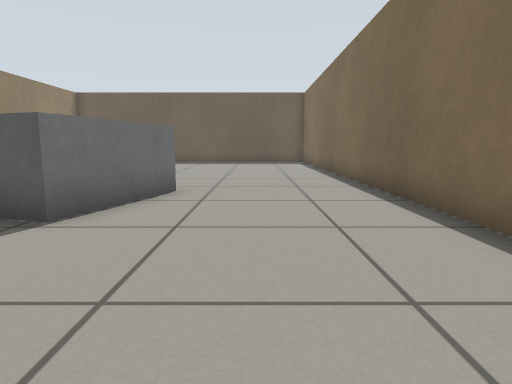
View 1 (above)

21 first-person views from a walk through a world built for the Gazebo simulator. The camera is 0.5 m above the floor, tilts 8° down and sees 75° across. The floor is counted in squares, 0.5 m on a side. Each view is taken from the middle of a square. On the plan, view 1 faces up. The plan holds only what a view shows up to about 12 squares ahead; the rest is blank. Surface patterns are stand-ins for the level's own textures.

View 2
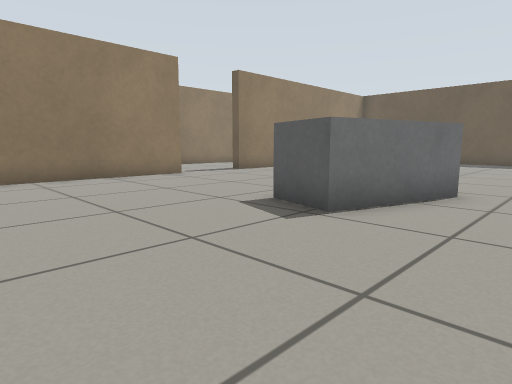

View 3
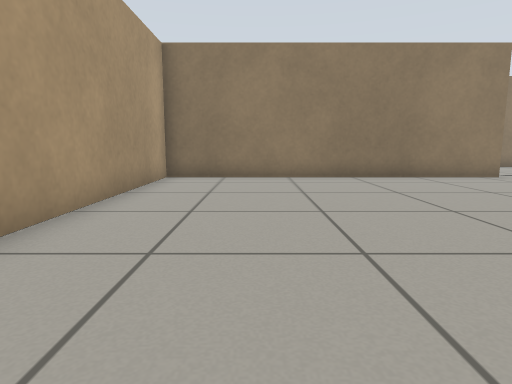

View 4
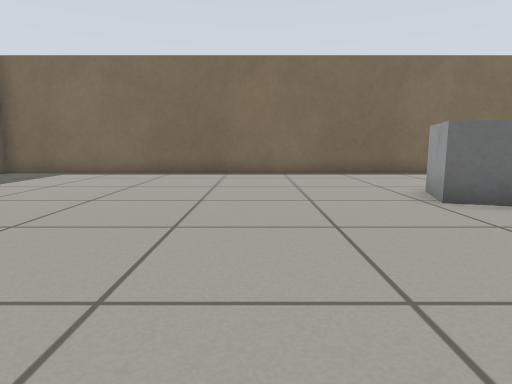

View 5
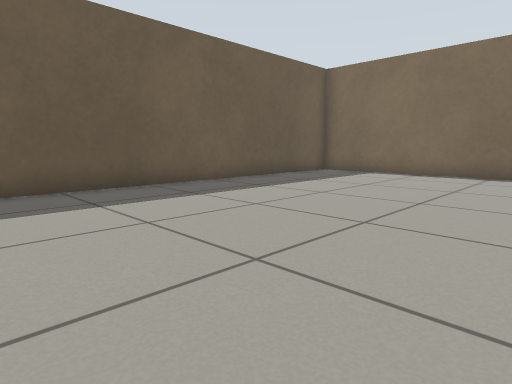

View 6
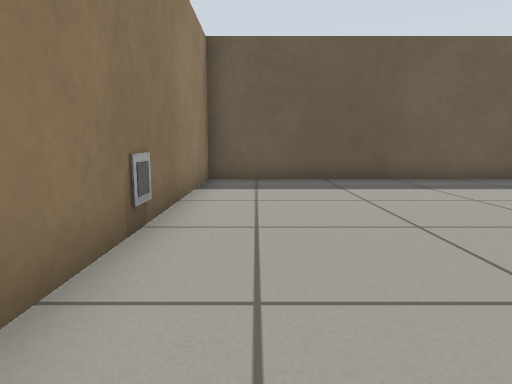

View 7
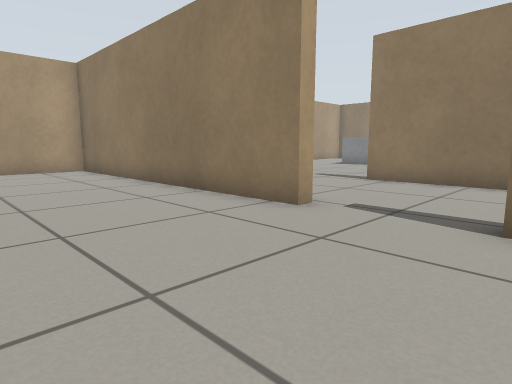

View 8
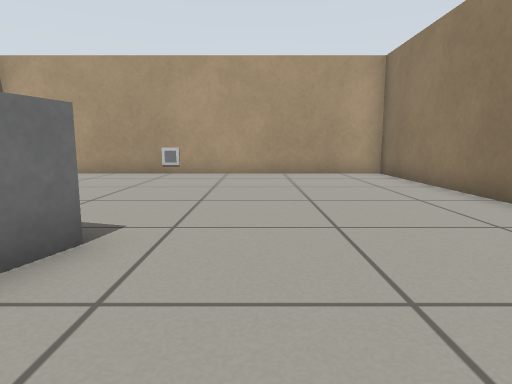

View 9
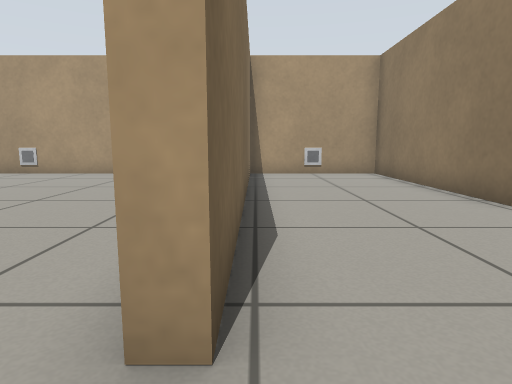

View 10
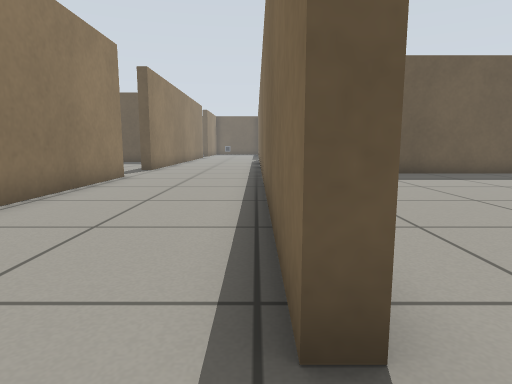

View 11
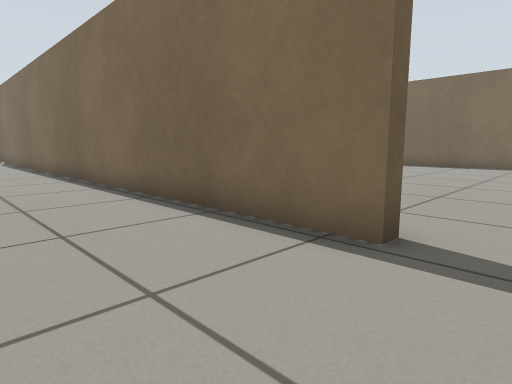

View 12
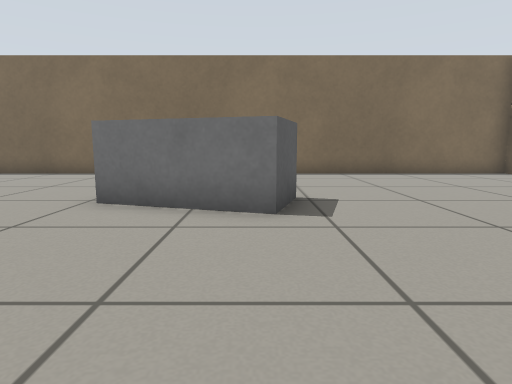

View 13
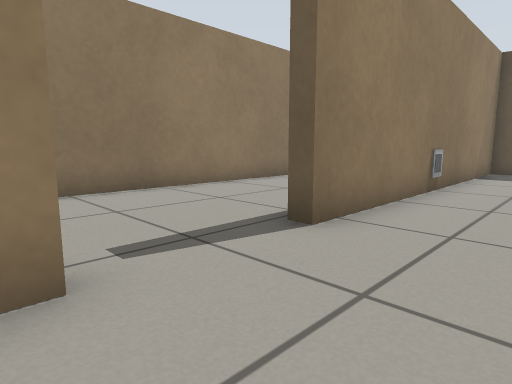

View 14
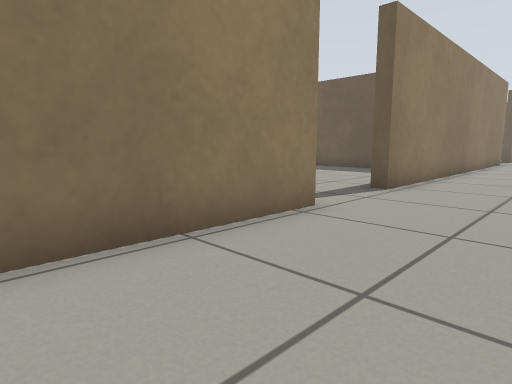

View 15
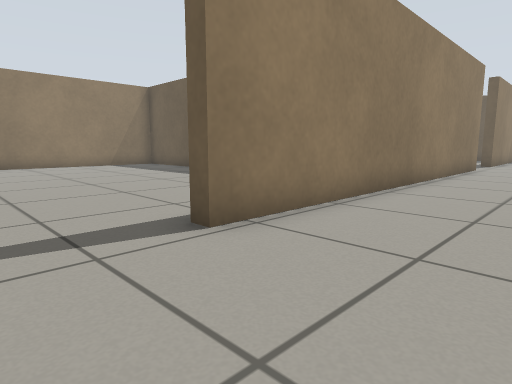

View 16
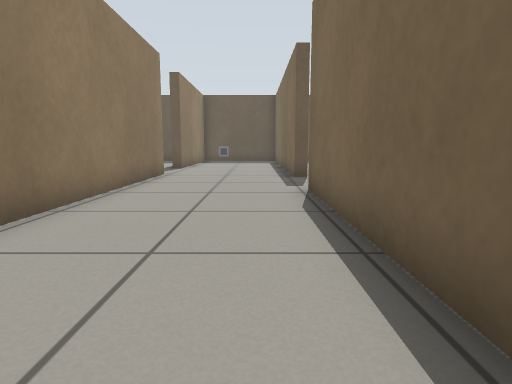

View 17
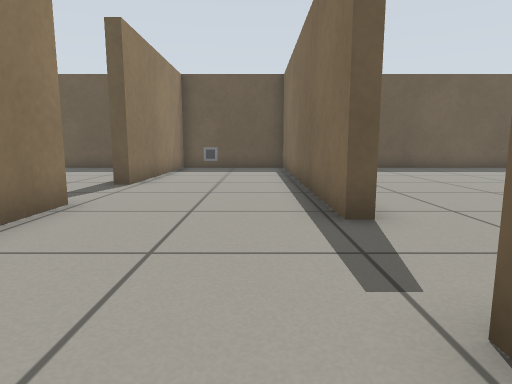

View 18
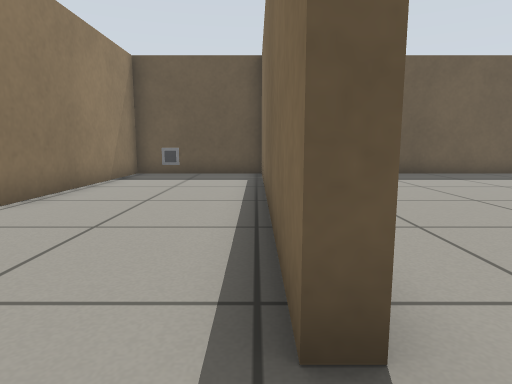

View 19
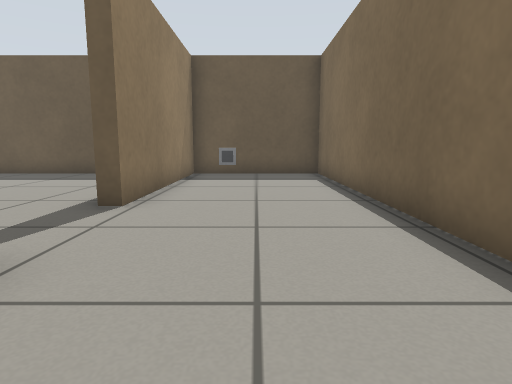

View 20
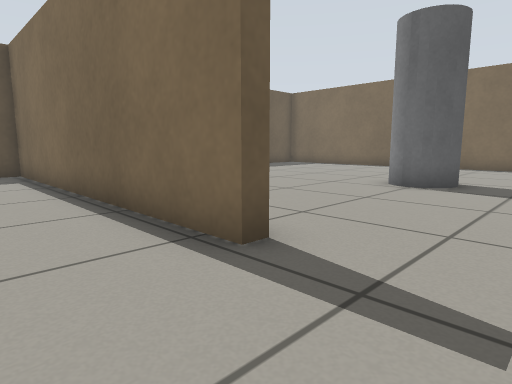

View 21
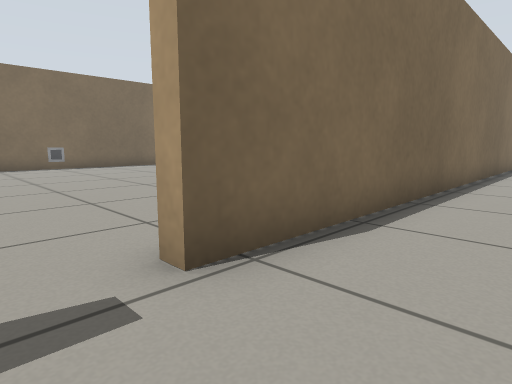

### Floor plan
Ten units are one square. View 1 is at (0, 0); x grows to the right and y downward. Boxes are objects, and circles mark ways between rooms. Rooms are numbered by the first view taken in them; rooms with no view inside come last. Other rooms are left out.
<svg viewBox="-160 -450 193 493">
<path fill="none" stroke="#000" d="M-104 -66 -104 38 28 38 28 -199M8 -198 -104 -198 -104 -94M-152 -186 -152 -64M-104 -94 -108 -94 -108 -306 -104 -306M-108 -66 -104 -66M-104 -334 -108 -334 -108 -344M-152 -346 -152 -214M-152 -26 -152 38 -108 38 -108 -66M-152 -64 -152 -54M-108 -344 -108 -438 -152 -438 -152 -374"/>
<rect x="-105" y="-145" width="10" height="10" fill="#bbb"><title>marker</title></rect>
<rect x="-45" y="-85" width="30" height="50" fill="#bbb"><title>grey box</title></rect>
<rect x="-145" y="-445" width="10" height="10" fill="#bbb"><title>marker</title></rect>
<circle cx="-105" cy="-80" r="3" fill="#2a7"/>
<circle cx="-130" cy="-60" r="3" fill="#2a7"/>
<circle cx="-130" cy="-340" r="3" fill="#2a7"/>
<text x="-40" y="-80">1</text>
<text x="-130" y="-200">2</text>
<text x="-130" y="-20">3</text>
<text x="-130" y="-390">4</text>
</svg>
Room 1 opens to room 2. Room 2 opens to room 3. Room 2 opens to room 4.

Where each view was taken, in squares from view 1:
view 1: 0 up, 0 right, facing up
view 2: 0 up, 0 right, facing up-left
view 3: 1 down, 0 right, facing left
view 4: 11 up, 9 left, facing right
view 5: 12 up, 9 left, facing up-right
view 6: 10 up, 9 left, facing up
view 7: 10 up, 6 left, facing down-left
view 8: 8 up, 6 left, facing down
view 9: 8 up, 11 left, facing down
view 10: 8 up, 11 left, facing up
view 11: 8 up, 14 left, facing up-right
view 12: 5 up, 9 left, facing right
view 13: 6 up, 8 left, facing up-left
view 14: 14 up, 12 left, facing up-left
view 15: 19 up, 12 left, facing up-left
view 16: 23 up, 12 left, facing up
view 17: 29 up, 12 left, facing up
view 18: 32 up, 11 left, facing up
view 19: 32 up, 13 left, facing up
view 20: 31 up, 13 left, facing up-right
view 21: 32 up, 13 left, facing down-right
